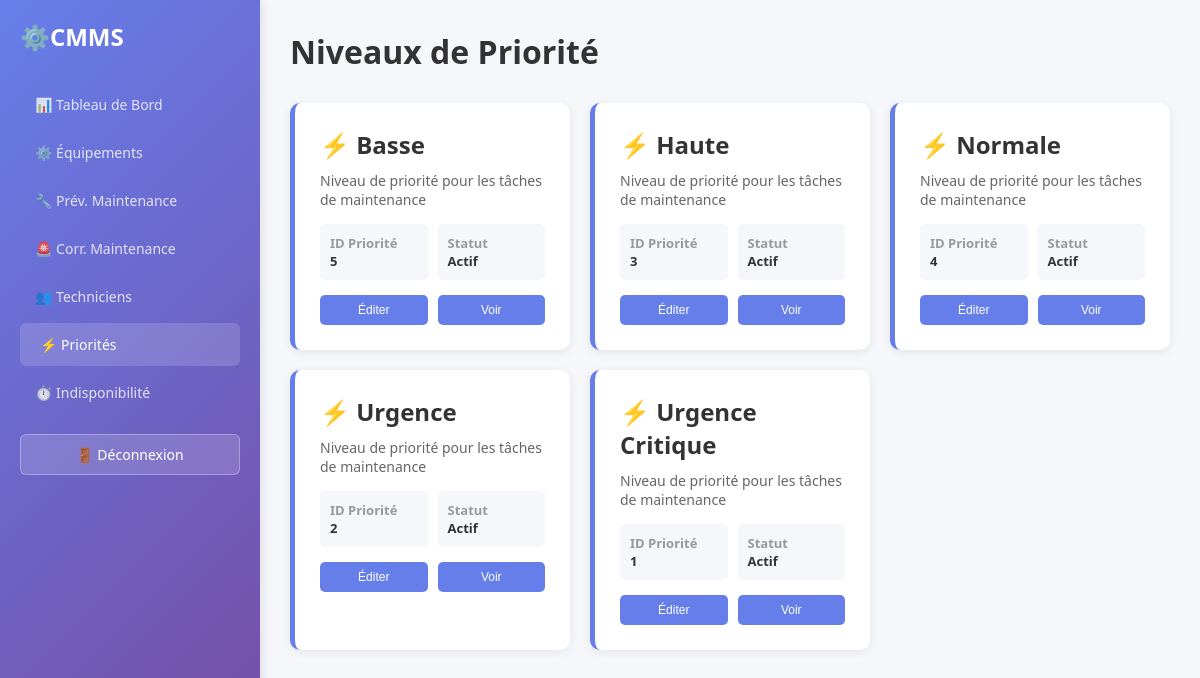
The page /engineer/priority.php (signed in) on the database its author committed.
### tables this page shows
CREATE TABLE Maintenance_Priority
(
  Priority_ID SMALLINT PRIMARY KEY AUTO_INCREMENT,
  Priority_Name VARCHAR(60) NOT NULL UNIQUE,
  Priority_Level TINYINT NOT NULL,
  Response_Time_Hours SMALLINT NOT NULL,
  Description VARCHAR(300)
);

### config/config.php (called while the page is built, shortened)
<?php
try {
    $conn = new mysqli(DB_HOST, DB_USER, DB_PASS, DB_NAME);
        ?>
        <?php
    $conn->set_charset("utf8mb4");
} catch (Exception $e) {
    die("Erreur de connexion: " . $e->getMessage());
}
function fetch_all($query) {
    global $conn;
    $result = $conn->query($query);
    if ($result) {
        return $result->fetch_all(MYSQLI_ASSOC);
    }
    return [];
}
?>

### engineer/priority.php (the view, shortened to what this page needs)
<?php
require_once '../config/config.php';
$priority_query = "SELECT * FROM Maintenance_Priority ORDER BY Priority_Name ASC";
$priorities = fetch_all($priority_query);
?>
<!DOCTYPE html>
<html lang="fr">
<head>
</head>
<body>
    <div class="container">
        <aside class="sidebar">
            <div class="logo">⚙️ <span>CMMS</span></div>
            <ul class="nav-menu">
                <li><a href="dashboard.php">📊 Tableau de Bord</a></li>
                <li><a href="equipment.php">⚙️ Équipements</a></li>
                <li><a href="preventive_maintenance.php">🔧 Prév. Maintenance</a></li>
                <li><a href="corrective_maintenance.php">🚨 Corr. Maintenance</a></li>
                <li><a href="users.php">👥 Techniciens</a></li>
                <li><a href="priority.php" class="active">⚡ Priorités</a></li>
                <li><a href="downtime.php">⏱️ Indisponibilité</a></li>
            </ul>
            <a href="../auth/logout.php" class="logout-btn">🚪 Déconnexion</a>
        </aside>
        <main class="main-content">
            <div class="header">
                <h1>Niveaux de Priorité</h1>
            </div>
            <div class="priority-grid">
                <?php if (!empty($priorities)): ?>
                    <?php foreach ($priorities as $priority): ?>
                        <div class="priority-card <?php echo strtolower($priority['Priority_Name']); ?>">
                            <div class="priority-level">⚡ <?php echo htmlspecialchars($priority['Priority_Name']); ?></div>
                            <div class="priority-desc">Niveau de priorité pour les tâches de maintenance</div>
                            <div class="priority-info">
                                <div class="info-item">
                                    <div class="info-label">ID Priorité</div>
                                    <div class="info-value"><?php echo $priority['Priority_ID']; ?></div>
                                </div>
                                <div class="info-item">
                                    <div class="info-label">Statut</div>
                                    <div class="info-value">Actif</div>
                                </div>
                            </div>
                            <div class="action-links">
                                <button class="action-link" onclick="editPriority(<?php echo $priority['Priority_ID']; ?>)">Éditer</button>
                                <button class="action-link" onclick="viewPriority(<?php echo $priority['Priority_ID']; ?>)">Voir</button>
                            </div>
                        </div>
                    <?php endforeach; ?>
                <?php else: ?>
                    <div style="grid-column: 1/-1; text-align: center; padding: 40px; color: #999;">
                        Aucun niveau de priorité trouvé
                    </div>
                <?php endif; ?>
            </div>
        </main>
    </div>
</body>
</html>

### engineer/priority.php (style rules this page uses)
* { margin: 0; padding: 0; box-sizing: border-box; }
body { font-family: 'Segoe UI', Tahoma, Geneva, Verdana, sans-serif; background-color: #f5f7fa; color: #333; }
.container { display: flex; min-height: 100vh; }
.sidebar { width: 260px; background: linear-gradient(135deg, #667eea 0%, #764ba2 100%); color: white; padding: 20px; position: fixed; height: 100vh; overflow-y: auto; box-shadow: 2px 0 10px rgba(0, 0, 0, 0.1); }
.logo { display: flex; align-items: center; margin-bottom: 30px; font-size: 24px; font-weight: bold; }
.nav-menu { list-style: none; }
.nav-menu li { margin-bottom: 5px; }
.nav-menu a { display: flex; align-items: center; padding: 12px 15px; color: rgba(255, 255, 255, 0.8); text-decoration: none; border-radius: 6px; transition: all 0.3s; font-size: 14px; }
.nav-menu a:hover, .nav-menu a.active { background: rgba(255, 255, 255, 0.15); color: white; padding-left: 20px; }
.logout-btn { width: 100%; padding: 10px; background: rgba(255, 255, 255, 0.15); color: white; border: 1px solid rgba(255, 255, 255, 0.3); border-radius: 6px; cursor: pointer; font-size: 14px; margin-top: 20px; transition: all 0.3s; text-decoration: none; display: block; text-align: center; }
.main-content { flex: 1; margin-left: 260px; padding: 30px; }
.header { display: flex; justify-content: space-between; align-items: center; margin-bottom: 30px; }
.header h1 { font-size: 32px; color: #333; }
.priority-grid { display: grid; grid-template-columns: repeat(auto-fit, minmax(280px, 1fr)); gap: 20px; }
.priority-card { background: white; padding: 25px; border-radius: 10px; box-shadow: 0 2px 10px rgba(0, 0, 0, 0.08); border-left: 5px solid #667eea; }
.priority-level { font-size: 24px; font-weight: bold; color: #333; margin-bottom: 10px; }
.priority-desc { font-size: 14px; color: #666; margin-bottom: 15px; }
.priority-info { display: grid; grid-template-columns: 1fr 1fr; gap: 10px; font-size: 13px; margin-bottom: 15px; }
.info-item { background: #f5f7fa; padding: 10px; border-radius: 5px; }
.info-label { color: #999; font-weight: 600; }
.info-value { color: #333; font-weight: bold; }
.action-links { display: flex; gap: 10px; }
.action-link { flex: 1; padding: 8px 12px; text-align: center; background: #667eea; color: white; text-decoration: none; border-radius: 5px; cursor: pointer; font-size: 12px; border: none; transition: all 0.3s; }

### rows shown on the page
maintenance_priority: Priority_Name "Basse", Priority_ID "5"
maintenance_priority: Priority_Name "Haute", Priority_ID "3"
maintenance_priority: Priority_Name "Normale", Priority_ID "4"
maintenance_priority: Priority_Name "Urgence", Priority_ID "2"
maintenance_priority: Priority_Name "Urgence Critique", Priority_ID "1"
